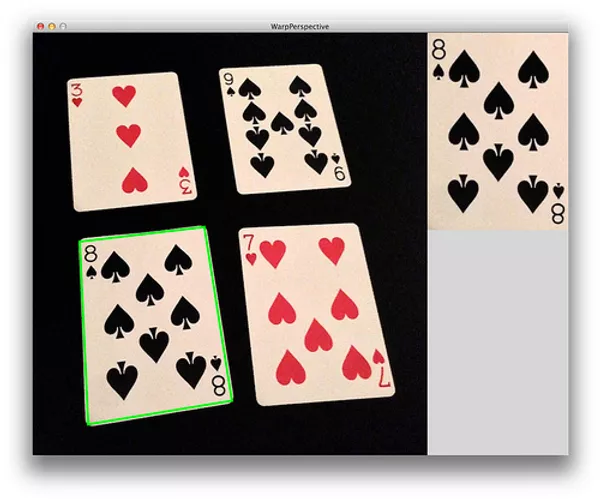
#> input picture Resources/card.webp, 600 x 499 px
$ python chapter5_warp_perspective.py
#> lines starting #> are read from the running program, lines starting #| are printed output that depends on the picture
import cv2
import numpy as np

img = cv2.imread("Resources/card.webp")
#> img is the input picture: shape (499, 600, 3); mean B, G, R 137.2, 142.4, 151.5
print(img.shape)
#| (499, 600, 3)


cv2.line(img,(80,241),(204,228),(0,0,255),3)
cv2.line(img,(204,228),(232,400),(0,0,255),3)
cv2.line(img,(232,400),(91,423),(0,0,255),3)
cv2.line(img,(91,423),(80,241),(0,0,255),3)
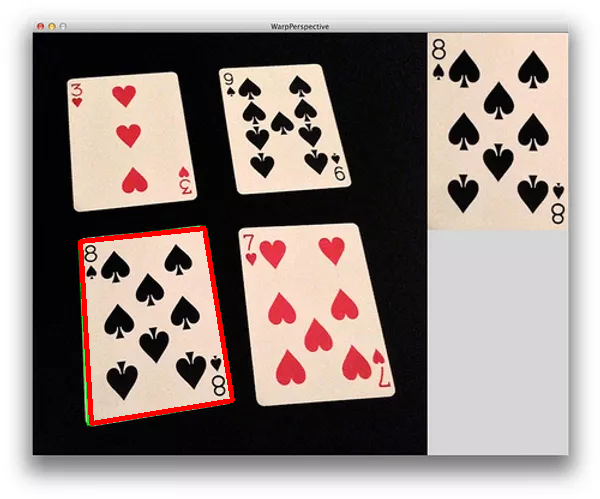
#> img: shape (499, 600, 3); mean B, G, R 135.9, 140.2, 152.7
pts1=np.float32([[80,241],[204,228],[91,423],[232,400]]) #top left, top right, bottom left, bottom right
width,height=250,350 #because playing is 2.5*3.5 inches, so keep the same ratio
pts2=np.float32([[0,0],[width,0],[0,height],[width,height]])
matrix = cv2.getPerspectiveTransform(pts1,pts2)
imgOutput=cv2.warpPerspective(img,matrix,(width,height))
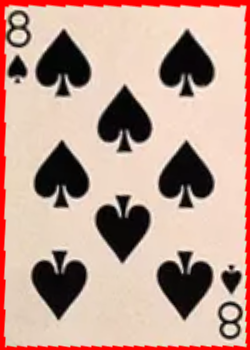
#> imgOutput: shape (350, 250, 3); mean B, G, R 145.9, 158.8, 191.4

cv2.imshow("card image",img)
cv2.imshow('Output',imgOutput)
cv2.waitKey(0)
